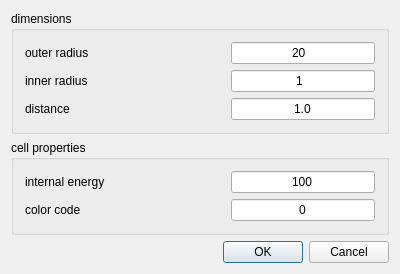
<?xml version="1.0" encoding="UTF-8"?>
<ui version="4.0">
 <class>NewDiscDialog</class>
 <widget class="QDialog" name="NewDiscDialog">
  <property name="geometry">
   <rect>
    <x>0</x>
    <y>0</y>
    <width>400</width>
    <height>254</height>
   </rect>
  </property>
  <property name="windowTitle">
   <string>Add disc-shaped structure</string>
  </property>
  <layout class="QGridLayout" name="gridLayout">
   <item row="2" column="0">
    <widget class="QDialogButtonBox" name="buttonBox">
     <property name="orientation">
      <enum>Qt::Horizontal</enum>
     </property>
     <property name="standardButtons">
      <set>QDialogButtonBox::Cancel|QDialogButtonBox::Ok</set>
     </property>
    </widget>
   </item>
   <item row="0" column="0">
    <widget class="QGroupBox" name="groupBox">
     <property name="minimumSize">
      <size>
       <width>0</width>
       <height>0</height>
      </size>
     </property>
     <property name="title">
      <string>dimensions</string>
     </property>
     <property name="flat">
      <bool>true</bool>
     </property>
     <layout class="QGridLayout" name="gridLayout_2" columnminimumwidth="200,0">
      <item row="0" column="0">
       <widget class="QLabel" name="label">
        <property name="text">
         <string>outer radius</string>
        </property>
       </widget>
      </item>
      <item row="0" column="1">
       <widget class="QLineEdit" name="outerRadiusEdit">
        <property name="inputMask">
         <string>9999</string>
        </property>
        <property name="text">
         <string>20</string>
        </property>
        <property name="frame">
         <bool>true</bool>
        </property>
        <property name="alignment">
         <set>Qt::AlignCenter</set>
        </property>
       </widget>
      </item>
      <item row="1" column="0">
       <widget class="QLabel" name="label_3">
        <property name="text">
         <string>inner radius</string>
        </property>
       </widget>
      </item>
      <item row="1" column="1">
       <widget class="QLineEdit" name="innerRadiusEdit">
        <property name="inputMask">
         <string>999</string>
        </property>
        <property name="text">
         <string>1</string>
        </property>
        <property name="frame">
         <bool>true</bool>
        </property>
        <property name="alignment">
         <set>Qt::AlignCenter</set>
        </property>
       </widget>
      </item>
      <item row="2" column="0">
       <widget class="QLabel" name="label_5">
        <property name="text">
         <string>distance</string>
        </property>
       </widget>
      </item>
      <item row="2" column="1">
       <widget class="QLineEdit" name="distEdit">
        <property name="text">
         <string>1.0</string>
        </property>
        <property name="frame">
         <bool>true</bool>
        </property>
        <property name="alignment">
         <set>Qt::AlignCenter</set>
        </property>
       </widget>
      </item>
     </layout>
    </widget>
   </item>
   <item row="1" column="0">
    <widget class="QGroupBox" name="groupBox_2">
     <property name="title">
      <string>cell properties</string>
     </property>
     <property name="flat">
      <bool>true</bool>
     </property>
     <layout class="QGridLayout" name="gridLayout_3" columnminimumwidth="200,0">
      <item row="0" column="0">
       <widget class="QLabel" name="label_4">
        <property name="text">
         <string>internal energy</string>
        </property>
       </widget>
      </item>
      <item row="0" column="1">
       <widget class="QLineEdit" name="energyEdit">
        <property name="text">
         <string>100</string>
        </property>
        <property name="frame">
         <bool>true</bool>
        </property>
        <property name="alignment">
         <set>Qt::AlignCenter</set>
        </property>
       </widget>
      </item>
      <item row="1" column="0">
       <widget class="QLabel" name="colorCodeLabel">
        <property name="text">
         <string>color code</string>
        </property>
       </widget>
      </item>
      <item row="1" column="1">
       <widget class="QLineEdit" name="colorCodeEdit">
        <property name="inputMask">
         <string>9</string>
        </property>
        <property name="text">
         <string>0</string>
        </property>
        <property name="frame">
         <bool>true</bool>
        </property>
        <property name="alignment">
         <set>Qt::AlignCenter</set>
        </property>
       </widget>
      </item>
     </layout>
    </widget>
   </item>
  </layout>
 </widget>
 <layoutdefault spacing="6" margin="11"/>
 <resources/>
 <connections>
  <connection>
   <sender>buttonBox</sender>
   <signal>rejected()</signal>
   <receiver>NewDiscDialog</receiver>
   <slot>reject()</slot>
   <hints>
    <hint type="sourcelabel">
     <x>198</x>
     <y>251</y>
    </hint>
    <hint type="destinationlabel">
     <x>199</x>
     <y>149</y>
    </hint>
   </hints>
  </connection>
 </connections>
</ui>
